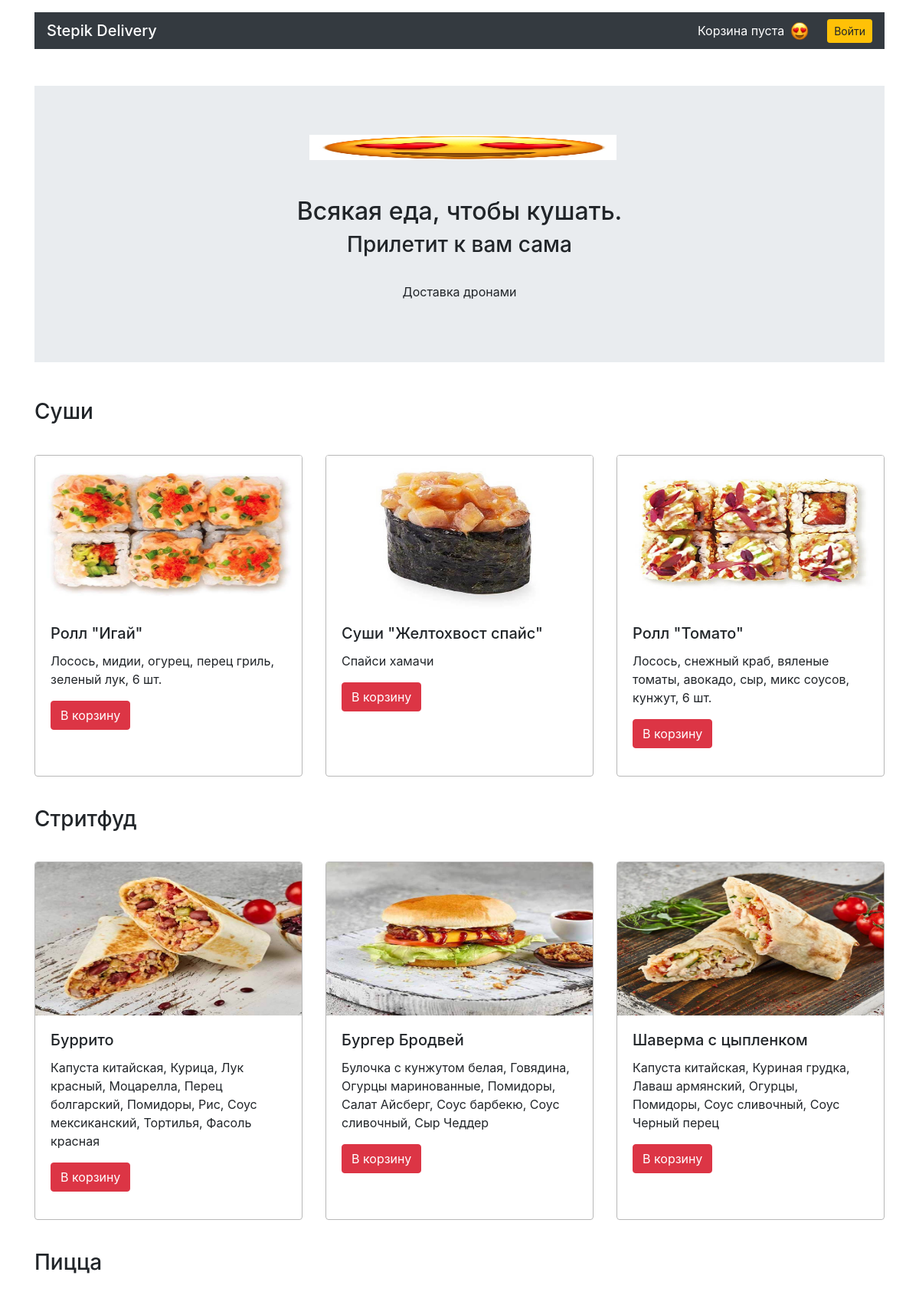
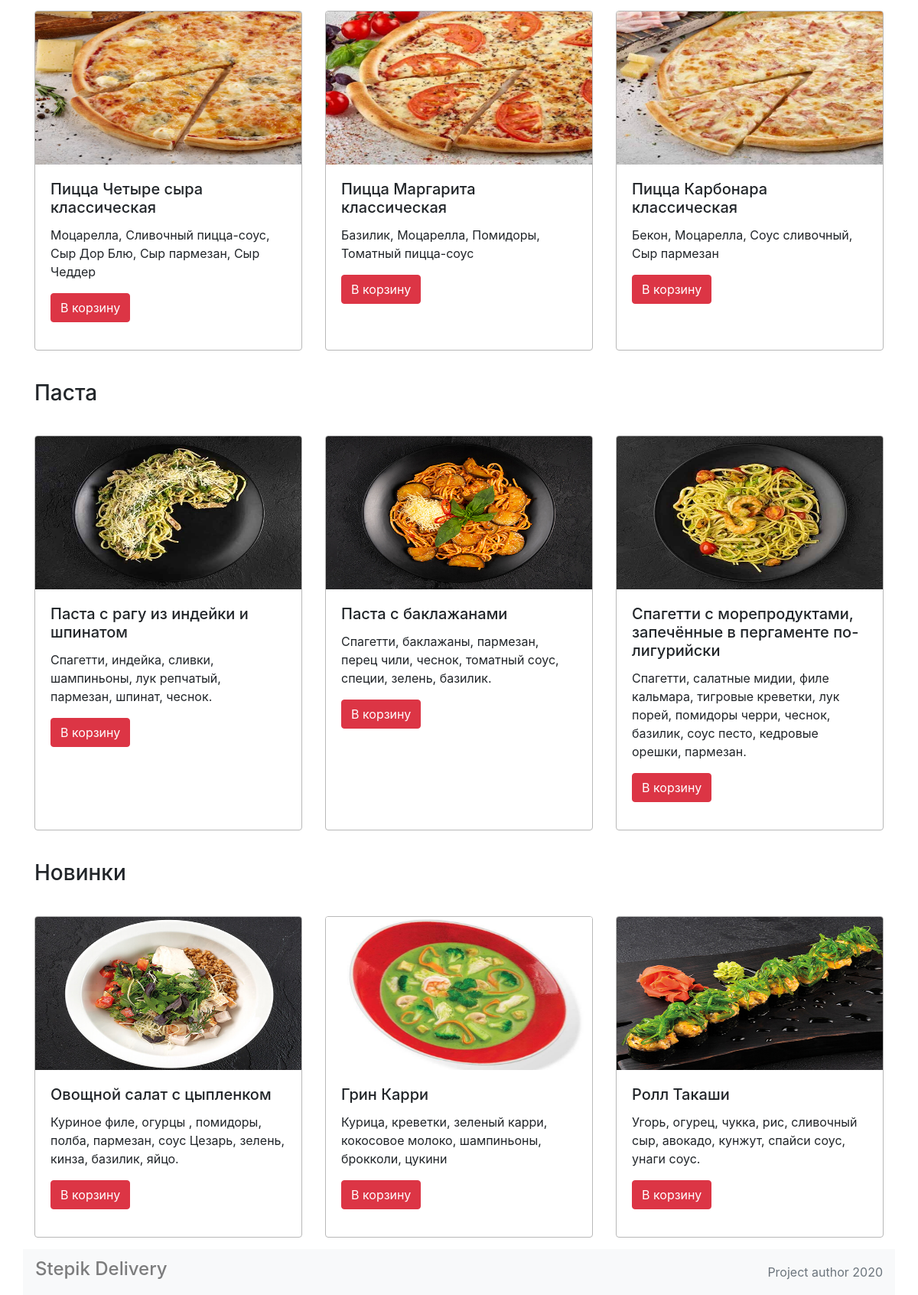
The page / on the database its author committed (2 pictures, top to bottom).
### models.py (models this page shows)
class Category(db.Model):
    __tablename__ = 'categories'
    id = db.Column(db.Integer, primary_key=True)
    title = db.Column(db.String(50), nullable=False)
    meals = db.relationship('Meal', back_populates='category')

class Meal(db.Model):
    __tablename__ = 'meals'
    id = db.Column(db.Integer, primary_key=True)
    title = db.Column(db.String(50), nullable=False)
    price = db.Column(db.Integer, nullable=False)
    description = db.Column(db.String(500), nullable=False)
    picture = db.Column(db.String(50), nullable=False)
    category_id = db.Column(db.Integer, db.ForeignKey('categories.id'))
    category = db.relationship('Category', back_populates='meals')
    orders = db.relationship(
        'Order', secondary=orders_meals_association, back_populates='meals')

### app.py (the view)
@app.route('/')
def main():
    cart = session.get('cart', [])
    total_price = session.get('total_price', 0)
    user_cart = {'meals_numb': len(cart),
                'total_price': total_price}
    categories_meals = {}
    categories = db.session.query(Category).all()
    for category in categories:
        categories_meals[category] = []
        meals = db.session.query(Meal).filter(
            Meal.category_id == category.id).order_by(
                func.random()).limit(3)
        for meal in meals:
            categories_meals[category].append(meal)
    return render_template('main.html',
                            category_meals=categories_meals,
                            cart = user_cart)

### templates/main.html (shortened to what this page needs)
{% extends 'base.html' %} {% block container %}
<main class="container mt-3">
    <section class="my-5 jumbotron jumbotron-fluid">
        <div class="text-center">
            <img class="ml-2" src="../static/picture/smiling-face-with-heart-eyes.png" alt="" width="401" height="33">
            <h1 class="h2 mt-5 m-2">Всякая еда, чтобы кушать.</h1>
            <h2 class="h3">Прилетит к вам сама</h2>
            <p class="pt-4">Доставка дронами</p>
        </div>
    </section>
    {% for category in category_meals %}
    <section>
        <h3 class="my-4">{{category.title}}</h3>
        <div class="row mt-4">
            {% for meal in category_meals[category] %}
            <div class="col-12 col-md-4 ramka">
                <div class="card mb-3">
                    <img src="../static/picture/{{meal.picture}}" width="300" height="200" class="card-img-top" alt="">
                    <div class="card-body">
                        <h4 class="h5 card-title">{{meal.title}}</h4>
                        <p class="card-text">{{meal.description}}</p>
                        <a href="/addtocart/{{meal.id}}" class="btn btn-danger">В корзину</a>
                    </div>
                </div>
            </div>
            {% endfor %}
        </div>
    </section>
    {% endfor %}
</main>
{% endblock %}

### templates/base.html (shortened to what this page needs)
<!DOCTYPE html>
<html lang="ru">
<head>
    <link rel="stylesheet" href="https://stackpath.bootstrapcdn.com/bootstrap/4.3.1/css/bootstrap.min.css">
</head>
<body>
    <header class="container mt-3">
        <nav class="py-1 navbar navbar-dark bg-dark">
            <ul class="navbar-nav mr-auto mt-2 mt-lg-0">
                <a class=" h5 my-2 text-white bg-dark" href="/">Stepik Delivery</a>
            </ul>
            <a class="my-2 text-white bg-dark " href="/cart/">
                {% if cart.meals_numb == 0 %}
                Корзина пуста
                {% elif cart.meals_numb == 1 %}
                Корзина ({{cart.meals_numb}} блюдо {{cart.total_price}} руб.)
                {% elif cart.meals_numb > 1 and cart.meals_numb <= 4 %}
                Корзина ({{cart.meals_numb}} блюда {{cart.total_price}} руб.)
                {% elif cart.meals_numb > 4 %}
                Корзина ({{cart.meals_numb}} блюд {{cart.total_price}} руб.)
                {% endif %} </a>
            <img class="ml-2" src="../static/picture/smile.jpeg" lt="" width="24" height="25">
            <a href="#" class="btn btn-warning btn-sm ml-4">Войти</a>
        </nav>
    </header>
    {% block container %} {% endblock %}
    <footer class="footer">
        <nav class="container navbar navbar-light bg-light">
            <ul class="navbar-nav mr-auto">
                <p class="h4 nav-link">Stepik Delivery</p>
            </ul>
            <a class="text-muted" href="#">Project author 2020</a>
        </nav>
    </footer>
</body>
</html>

### templates/base.html (style rules this page uses)
html { position: relative; min-height: 100%; }
body { margin-bottom: 60px; }
.footer { position: absolute; bottom: 0; width: 100%; height: 60px; line-height: 60px; }
.navbar { padding-top: 0; padding-bottom: 0; }

### templates/main.html (style rules this page uses)
.card { max-height: auto; height: 100%; max-width: auto; width: 100%; border: 1px solid #b8b8b8; }
.ramka { padding: 15px; box-sizing: border-box; }

### rows shown on the page
Category: title "Суши"
Meal: picture (picture), title "Ролл \"Игай\"", description "Лосось, мидии, огурец, перец гриль, зеленый лук, 6 шт."
Meal: picture (picture), title "Суши \"Желтохвост спайс\"", description "Спайси хамачи"
Meal: picture (picture), title "Ролл \"Томато\"", description "Лосось, снежный краб, вяленые томаты, авокадо, сыр, микс соусов, кунжут, 6 шт."
Category: title "Стритфуд"
Meal: picture (picture), title "Буррито", description "Капуста китайская, Курица, Лук красный, Моцарелла, Перец болгарский, Помидоры, Рис, Соус мексиканский, Тортилья, Фасоль красная"
Meal: picture (picture), title "Бургер Бродвей", description "Булочка с кунжутом белая, Говядина, Огурцы маринованные, Помидоры, Салат Айсберг, Соус барбекю, Соус сливочный, Сыр Чеддер"
Meal: picture (picture), title "Шаверма с цыпленком", description "Капуста китайская, Куриная грудка, Лаваш армянский, Огурцы, Помидоры, Соус сливочный, Соус Черный перец"
Category: title "Пицца"
Meal: picture (picture), title "Пицца Четыре сыра классическая", description "Моцарелла, Сливочный пицца-соус, Сыр Дор Блю, Сыр пармезан, Сыр Чеддер"
Meal: picture (picture), title "Пицца Маргарита классическая", description "Базилик, Моцарелла, Помидоры, Томатный пицца-соус"
Meal: picture (picture), title "Пицца Карбонара классическая", description "Бекон, Моцарелла, Соус сливочный, Сыр пармезан"
Category: title "Паста"
Meal: picture (picture), title "Паста с рагу из индейки и шпинатом", description "Спагетти, индейка, сливки, шампиньоны, лук репчатый, пармезан, шпинат, чеснок."
Meal: picture (picture), title "Паста с баклажанами", description "Спагетти, баклажаны, пармезан, перец чили, чеснок, томатный соус, специи, зелень, базилик."
Meal: picture (picture), title "Спагетти с морепродуктами, запечённые в пергаменте по-лигурийски", description "Спагетти, салатные мидии, филе кальмара, тигровые креветки, лук порей, помидоры черри, чеснок, базилик, соус песто, кедровые орешки, пармезан."
Category: title "Новинки"
Meal: picture (picture), title "Овощной салат с цыпленком", description "Куриное филе, огурцы , помидоры, полба, пармезан, соус Цезарь, зелень, кинза, базилик, яйцо."
Meal: picture (picture), title "Грин Карри", description "Курица, креветки, зеленый карри, кокосовое молоко, шампиньоны, брокколи, цукини"
Meal: picture (picture), title "Ролл Такаши", description "Угорь, огурец, чукка, рис, сливочный сыр, авокадо, кунжут, спайси соус, унаги соус."
